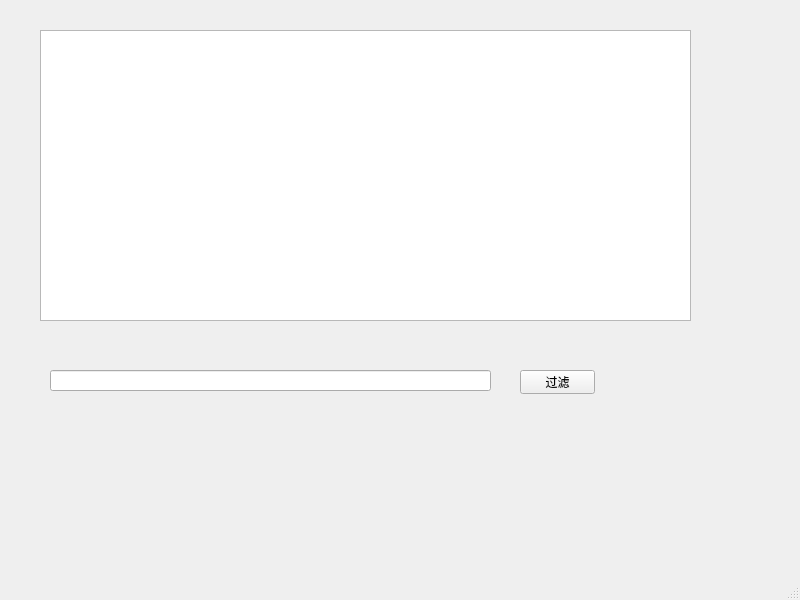
<?xml version="1.0" encoding="UTF-8"?>
<ui version="4.0">
 <class>MainWindow</class>
 <widget class="QMainWindow" name="MainWindow">
  <property name="geometry">
   <rect>
    <x>0</x>
    <y>0</y>
    <width>800</width>
    <height>600</height>
   </rect>
  </property>
  <property name="windowTitle">
   <string>MainWindow</string>
  </property>
  <widget class="QWidget" name="centralwidget">
   <widget class="QListView" name="listView">
    <property name="geometry">
     <rect>
      <x>40</x>
      <y>30</y>
      <width>651</width>
      <height>291</height>
     </rect>
    </property>
   </widget>
   <widget class="QLineEdit" name="lineEdit">
    <property name="geometry">
     <rect>
      <x>50</x>
      <y>370</y>
      <width>441</width>
      <height>21</height>
     </rect>
    </property>
   </widget>
   <widget class="QPushButton" name="pushButton">
    <property name="geometry">
     <rect>
      <x>520</x>
      <y>370</y>
      <width>75</width>
      <height>24</height>
     </rect>
    </property>
    <property name="text">
     <string>过滤</string>
    </property>
   </widget>
  </widget>
  <widget class="QMenuBar" name="menubar">
   <property name="geometry">
    <rect>
     <x>0</x>
     <y>0</y>
     <width>800</width>
     <height>22</height>
    </rect>
   </property>
  </widget>
  <widget class="QStatusBar" name="statusbar"/>
 </widget>
 <resources/>
 <connections/>
</ui>
